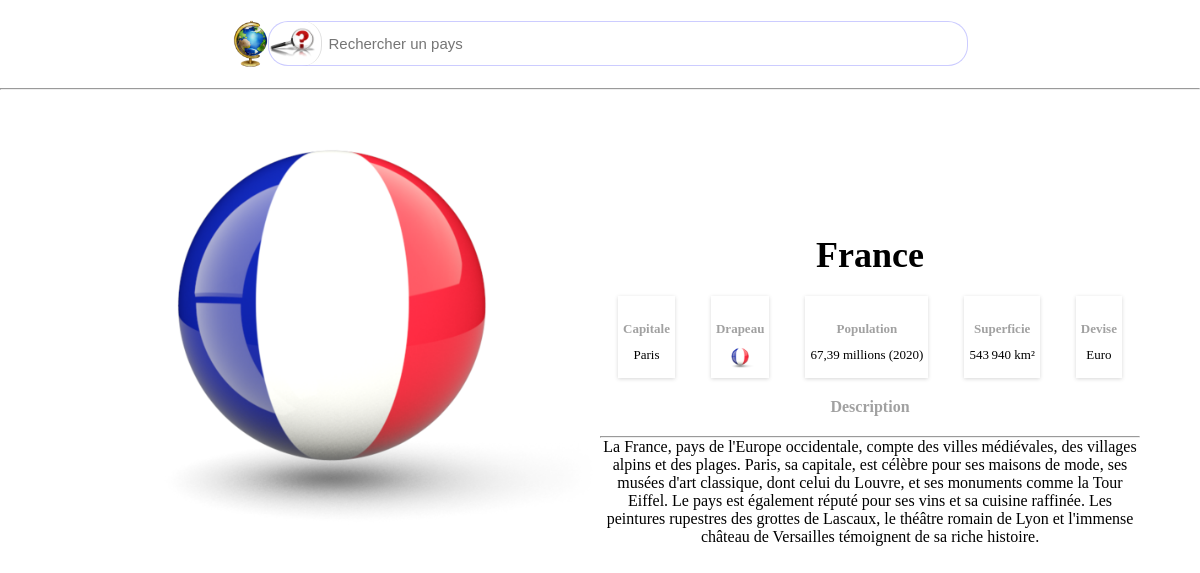
Screenshot of /element.php?id=1 with the database file from the repository.
### tables this page shows
CREATE TABLE IF NOT EXISTS `country` (
  `id` int(11) NOT NULL AUTO_INCREMENT,
  `name` varchar(255) NOT NULL,
  `capitalCity` varchar(255) NOT NULL,
  `continent` varchar(255) NOT NULL,
  `flagImage` varchar(255) NOT NULL,
  `countryMapImage` varchar(255) NOT NULL,
  `description` longtext NOT NULL,
  `population` varchar(255) NOT NULL,
  `area` varchar(255) NOT NULL,
  `currency` varchar(255) NOT NULL,
  PRIMARY KEY (`id`)
);

### element.php (the view, shortened to what this page needs)
<?php
require_once 'includes/header.php';
$dsn = "mysql:dbname=" . DBNAME . ";host=" . DBHOST;
try {
    $bdd = new PDO($dsn, DBUSER, DBPASS);
    $bdd->exec("SET NAMES utf8");
    $bdd->setAttribute(PDO::ATTR_DEFAULT_FETCH_MODE,  PDO::FETCH_ASSOC);
} catch (PDOException $e) {
    die("Erreur de connexion a la base: " . $e->getMessage());
}
?>
<?php if (isset($_GET['id']) && !empty($_GET['id'])) :
    $id = strip_tags($_GET['id']);
    $sqlVerif = "SELECT * FROM `country` WHERE id = :id";
    $requete = $bdd->prepare($sqlVerif);
    $requete->execute(array(':id' => $id));
    $select = $requete->fetch();
?>
    <div class="singlePage">
        <section class="image">
            <img src="Images/<?= $select['countryMapImage'] ?>" alt="">
        </section>
        <section class="description">
            <h3><?= $select['name'] ?></h3>
            <div>
                <span>
                   <p> Capitale</p>
                    <?= $select['capitalCity'] ?>
                </span>
                <span>
                    <p> Drapeau</p>
                    <img src="Images/<?= $select['flagImage'] ?>" alt="">
                </span>
                <span>
                   <p>Population</p>
                    <?= $select['population'] ?>
                </span>
                <span>
                  <p>Superficie</p>
                    <?= $select['area'] ?>
                </span>
                <span>
                    <p>Devise</p>
                    <?= $select['currency'] ?>
                </span>
            </div>
            <span>
                <p>Description</p>
                <hr>
                <?= $select['description'] ?>
           </span>
        </section>
    </div>
<?php else : ?>
    <?php header('Location: ../index.php')    ?>
<?php endif ?>

### Includes/header.php (shortened to what this page needs)
<!DOCTYPE html>
<html lang="fr">
<head>
    <link rel="stylesheet" href="Css/header.css">
    <link rel="stylesheet" href="Css/footer.css">
</head>
<body>
    <header>
        <img class='logo' src="Images/logo2.png" alt="">
        <section>
            <form action="recherche.php" method="get">
                <input type="search" name="search" id="search" placeholder="Rechercher un pays" value="<?= isset($_GET['search'])? strip_tags($_GET['search']):'' ?>">
                <button type="submit">
                    <img src="Images/loupe.png" alt="">
                </button>
            </form>
        </section>
    </header>
   <hr>
    <main>

### Css/header.css (style rules this page uses)
* { box-sizing: border-box; margin: 0; padding: 0; }
header { display: flex; align-items: center; justify-content: center; margin-top: 20px; width: 100%; }
header section { display: flex; flex-direction: column; align-items: center; width: 70%; position: relative; }
.logo { width: 35px; }
form { display: flex; justify-content: center; align-items: center; position: relative; width: 100%; }
input { width: 100%; height: 45px; border-radius: 20px; outline: none; border: 1px solid rgba(0, 0, 255, 0.199); padding-left: 60px; padding-right: 5px; font-size: 15px; }
button { background: none; border: none; position: absolute; height: 45px; left: 0; border-right: 1px solid rgba(0, 0, 0, 0.13); border-radius: 20px; }
button img { height: 30px; cursor: pointer; }
hr { margin-top: 20px; border: 1px solid solid rgba(20, 20, 20, 0.116); }
main { display: flex; justify-content: space-around; align-items: center; min-height: 70vh; flex-wrap: wrap; }
.singlePage { width: 90%; display: flex; flex-direction: column; justify-content: center; align-items: center; overflow: hidden; padding-bottom: 30px; }
.image { margin-top: 40px; width: 95%; height:500px; text-align: center; }
.image img { max-width: 100%; max-height: 100%; }
.description { margin-top: 40px; width: 95%; text-align: center; }
h3 { margin: 20px; font-size: 3vw; }
.description div { display: flex; justify-content: space-around; }
.description div span { padding: 5px; font-size: 13px; box-shadow: rgba(0, 0, 0, 0.16) 0px 1px 4px; }
.description div span p { color: rgba(0, 0, 0, 0.37); font-weight: 700; margin-bottom: 10px; }
.description div img { width: 30px }
.description span p { color: rgba(0, 0, 0, 0.37); font-weight: 700; margin-bottom: 10px; margin-top: 20px; }
@media only screen and (min-width : 1000px) { .singlePage { flex-direction: row; } }
@media only screen and (min-width : 1000px) { header section { width: 700px; } }

### rows the page displays
country: countryMapImage (picture), name "France", capitalCity "Paris", flagImage (picture), population "67,39 millions (2020)", area "543 940 km²", currency "Euro", description "La France, pays de l'Europe occidentale, compte des villes médiévales, des villages alpins et des plages. Paris, sa capitale, est célèbre pour ses maisons de mode, ses musées d'art classique, dont celui du Louvre, et ses monuments comme la Tour Eiffel. Le pays est également réputé pour ses vins et sa cuisine raffinée. Les peintures rupestres des grottes de Lascaux, le théâtre romain de Lyon et l'immense château de Versailles témoignent de sa riche histoire."
